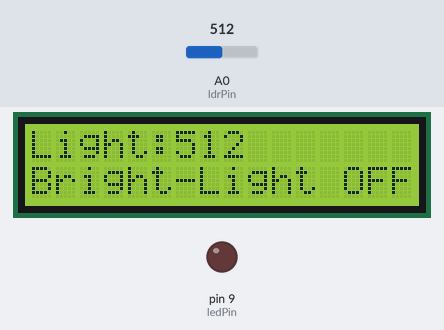
A sketch run on a simulated Arduino Uno, built with avr-gcc and run on an emulated ATmega328P. Parts: 16×2 character LCD, output pins drawn as LEDs (lit = HIGH). Inputs (shaded band) come from the test bench; at power-on: A0 (ldrPin) = 512.

Above: at 1.2 s.
1.3 s: A0 (ldrPin) set to 487
At 2.3 s:
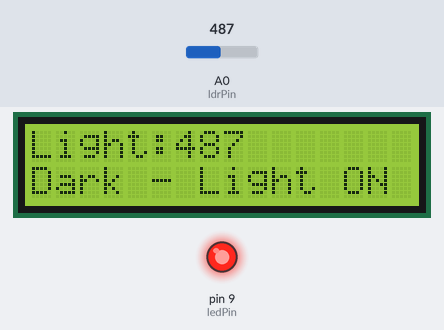
3.1 s: A0 (ldrPin) set to 510
At 4.1 s:
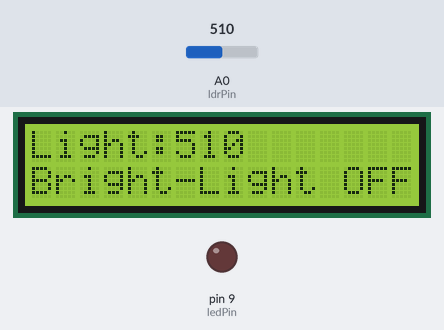
4.7 s: A0 (ldrPin) set to 490
At 5.8 s:
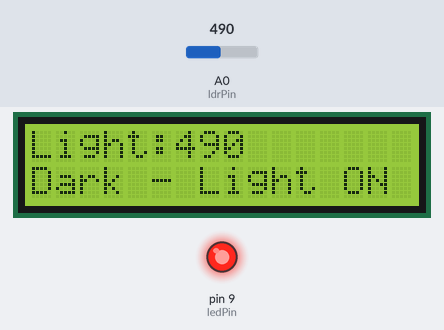
Timing chart, 0 to 7.7 s (numbered marks = the images above; inputs shaded):
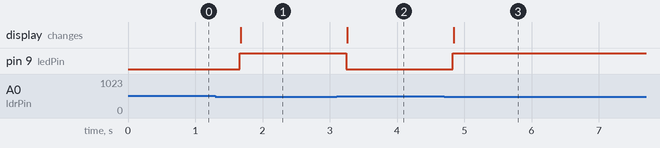

The sketch:

sketch.ino
```cpp
#include <Wire.h>
#include <LiquidCrystal_I2C.h>

LiquidCrystal_I2C lcd(0x27, 16, 2);

int ldrPin = A0;
int ledPin = 9;

void setup()
 {
  pinMode(ledPin, OUTPUT);
  lcd.init();
  lcd.backlight();
}

void loop() {
  int ldrValue = analogRead(ldrPin);

  lcd.clear();
  lcd.setCursor(0, 0);
  lcd.print("Light:");
  lcd.print(ldrValue);

  lcd.setCursor(0, 1);

  if (ldrValue < 500) {
    digitalWrite(ledPin, HIGH);
    lcd.print("Dark - Light ON");
  }
  else {
    digitalWrite(ledPin, LOW);
    lcd.print("Bright-Light OFF");
  }

  delay(500);
}
```

Measured:
- the behaviour switches between 500 and 499 on A0 (ldrPin) (found by bisection; images 0 and 1)
- after the input at 1.3 s, pin 9 (ledPin): LOW → HIGH after 0.36 s; the display: changes after 0.37 s (image 1)
- after the input at 3.1 s, pin 9 (ledPin): HIGH → LOW after 0.14 s; the display: changes after 0.16 s (image 2)
- after the input at 4.7 s, pin 9 (ledPin): LOW → HIGH after 0.13 s; the display: changes after 0.14 s (image 3)
